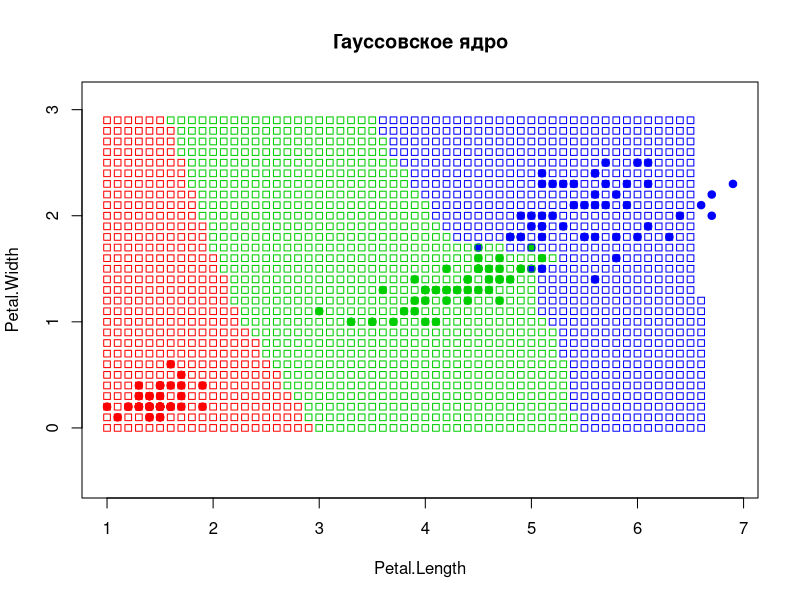

The R script that drew this image: (Note: a time limit stopped this script after it produced the figure.)
sortObjectsByDist = function(xl, z){
  
  l = dim(xl)[1];
  n = dim(xl)[2]-1;
  
  distances = matrix(NA, l, 2);
  
  for (i in 1:l){
    distances[i] = sqrt(sum((xl[i, 1:n] - z)^2));
  }
  
  return (distances);
}

core_1 = function(r){
  
  if(r <= 1){
    return((3/4)*(1-r^2))
  }
  else
    return(0)
}

core_2 = function(r){
  
  if(r <= 1){
    return((15/16)*(1-r^2)^2)
  }
  else
    return(0)
}

core_3 = function(r){
  
  if(r <= 1){
    return((1-abs(r)))
  }
  else
    return(0)
}

core_4 = function(r)
{
  return (((2*pi)^(-1/2)) * exp(-1/2*r^2)) 
}


classif_PW = function(xl, h, orderedXl, core = core_4) {
  l = dim(xl)[1];
  n = dim(xl)[2];
  
  weights = table(xl[1:l, n]);
  weights[1:dim(weights)] = 0;
  
  for (i in 1:l) {
    weights[xl[i, n]] = weights[xl[i, n]] + core(orderedXl[i] / h);
  }
  
  if (max(weights) != 0)
    return (which.max(weights))
  else
    return (0)
}

PW = function(xl, h, z){
  return(classif_PW(xl, h, sortObjectsByDist(xl, z)));
}

xl = iris[,3:5];

colors <- c("1" = "red", "2" = "green3", "3" = "blue")
plot(iris[, 3:4], pch = 21, bg = colors[iris$Species], col = colors[iris$Species], asp = 1, main = "Гауссовское ядро")

x = 1;
y = 0;

while(x <= 7){
  while(y <= 3){
    class <- PW(xl, h = 0.1, c(x,y));
    points(x, y, pch = 22, col = colors[class], asp = 1);
    y = y + 0.1;
  }
  y = 0;
  x = x + 0.1;
}
